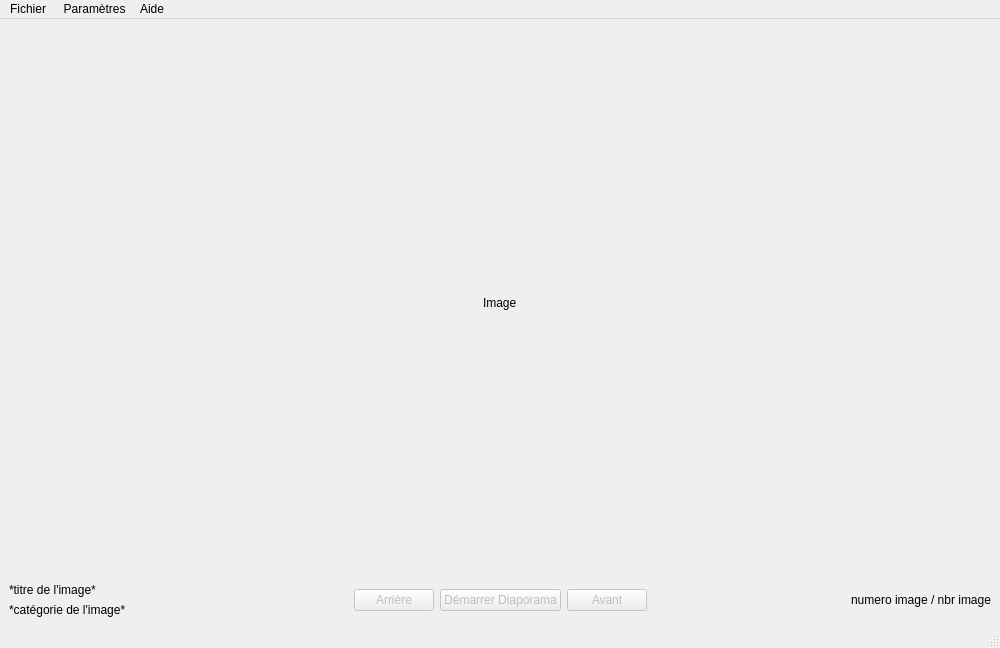
<?xml version="1.0" encoding="UTF-8"?>
<ui version="4.0">
 <class>Lecteur</class>
 <widget class="QMainWindow" name="Lecteur">
  <property name="geometry">
   <rect>
    <x>0</x>
    <y>0</y>
    <width>1000</width>
    <height>648</height>
   </rect>
  </property>
  <property name="windowTitle">
   <string>lecteurVueV1</string>
  </property>
  <widget class="QWidget" name="centralwidget">
   <layout class="QVBoxLayout" name="verticalLayout_3">
    <item alignment="Qt::AlignHCenter">
     <widget class="QLabel" name="Image">
      <property name="sizePolicy">
       <sizepolicy hsizetype="Preferred" vsizetype="Expanding">
        <horstretch>0</horstretch>
        <verstretch>0</verstretch>
       </sizepolicy>
      </property>
      <property name="text">
       <string>Image</string>
      </property>
     </widget>
    </item>
    <item>
     <layout class="QVBoxLayout" name="verticalLayout_2">
      <item>
       <layout class="QHBoxLayout" name="horizontalLayout">
        <item>
         <layout class="QVBoxLayout" name="verticalLayout">
          <item>
           <widget class="QLabel" name="TexteTitre">
            <property name="maximumSize">
             <size>
              <width>200</width>
              <height>16777215</height>
             </size>
            </property>
            <property name="text">
             <string>*titre de l'image*</string>
            </property>
           </widget>
          </item>
          <item>
           <widget class="QLabel" name="TexteCategorie">
            <property name="minimumSize">
             <size>
              <width>200</width>
              <height>0</height>
             </size>
            </property>
            <property name="maximumSize">
             <size>
              <width>200</width>
              <height>16777215</height>
             </size>
            </property>
            <property name="text">
             <string>*catégorie de l'image*</string>
            </property>
           </widget>
          </item>
         </layout>
        </item>
        <item>
         <spacer name="horizontalSpacer">
          <property name="orientation">
           <enum>Qt::Horizontal</enum>
          </property>
          <property name="sizeHint" stdset="0">
           <size>
            <width>40</width>
            <height>20</height>
           </size>
          </property>
         </spacer>
        </item>
        <item>
         <widget class="QPushButton" name="bArriere">
          <property name="enabled">
           <bool>false</bool>
          </property>
          <property name="text">
           <string>Arrière</string>
          </property>
         </widget>
        </item>
        <item>
         <widget class="QPushButton" name="bModeLecture">
          <property name="enabled">
           <bool>false</bool>
          </property>
          <property name="text">
           <string>Démarrer Diaporama</string>
          </property>
         </widget>
        </item>
        <item>
         <widget class="QPushButton" name="bAvant">
          <property name="enabled">
           <bool>false</bool>
          </property>
          <property name="text">
           <string>Avant</string>
          </property>
         </widget>
        </item>
        <item>
         <spacer name="horizontalSpacer_2">
          <property name="orientation">
           <enum>Qt::Horizontal</enum>
          </property>
          <property name="sizeHint" stdset="0">
           <size>
            <width>40</width>
            <height>20</height>
           </size>
          </property>
         </spacer>
        </item>
        <item>
         <widget class="QLabel" name="TexteNumeroImage">
          <property name="minimumSize">
           <size>
            <width>200</width>
            <height>0</height>
           </size>
          </property>
          <property name="maximumSize">
           <size>
            <width>200</width>
            <height>16777215</height>
           </size>
          </property>
          <property name="text">
           <string>numero image / nbr image</string>
          </property>
          <property name="alignment">
           <set>Qt::AlignRight|Qt::AlignTrailing|Qt::AlignVCenter</set>
          </property>
         </widget>
        </item>
       </layout>
      </item>
     </layout>
    </item>
   </layout>
  </widget>
  <widget class="QMenuBar" name="menubar">
   <property name="geometry">
    <rect>
     <x>0</x>
     <y>0</y>
     <width>1000</width>
     <height>22</height>
    </rect>
   </property>
   <widget class="QMenu" name="menuFichier">
    <property name="title">
     <string>Fichier</string>
    </property>
    <addaction name="actionOuvrir"/>
    <addaction name="actionFermer"/>
    <addaction name="actionModifierDiaporama"/>
    <addaction name="separator"/>
    <addaction name="actionAvancer"/>
    <addaction name="actionArriere"/>
    <addaction name="separator"/>
    <addaction name="actionQuitter"/>
   </widget>
   <widget class="QMenu" name="menuParam_tre">
    <property name="title">
     <string> Paramètres</string>
    </property>
    <addaction name="actionChargerDiaporama"/>
    <addaction name="actionEnleverDiaporama"/>
    <addaction name="actionVitesse"/>
   </widget>
   <widget class="QMenu" name="menuAide">
    <property name="title">
     <string>Aide</string>
    </property>
    <addaction name="actionA_propos_de"/>
   </widget>
   <addaction name="menuFichier"/>
   <addaction name="menuParam_tre"/>
   <addaction name="menuAide"/>
  </widget>
  <widget class="QStatusBar" name="statusbar"/>
  <action name="actionOuvrir">
   <property name="text">
    <string>Ouvrir</string>
   </property>
   <property name="shortcut">
    <string>Ctrl+0</string>
   </property>
  </action>
  <action name="actionFermer">
   <property name="text">
    <string>Fermer</string>
   </property>
   <property name="shortcut">
    <string>Ctrl+F</string>
   </property>
  </action>
  <action name="actionQuitter">
   <property name="text">
    <string>Quitter</string>
   </property>
   <property name="shortcut">
    <string>Ctrl+Q</string>
   </property>
  </action>
  <action name="actionAvancer">
   <property name="enabled">
    <bool>false</bool>
   </property>
   <property name="text">
    <string>Avancer</string>
   </property>
  </action>
  <action name="actionArriere">
   <property name="enabled">
    <bool>false</bool>
   </property>
   <property name="text">
    <string>Arrière</string>
   </property>
  </action>
  <action name="actionChargerDiaporama">
   <property name="text">
    <string>Charger diaporama</string>
   </property>
  </action>
  <action name="actionEnleverDiaporama">
   <property name="text">
    <string> Enlever diaporama </string>
   </property>
  </action>
  <action name="actionA_propos_de">
   <property name="text">
    <string>A propos de ...</string>
   </property>
  </action>
  <action name="actionVitesse">
   <property name="text">
    <string>Vitesse de défilement </string>
   </property>
  </action>
  <action name="actionModifierDiaporama">
   <property name="text">
    <string>ModifierDiaporama</string>
   </property>
   <property name="toolTip">
    <string>ModifierDiaporama</string>
   </property>
  </action>
 </widget>
 <resources/>
 <connections/>
</ui>
